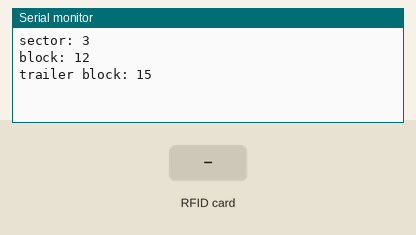
Bench run of a sketch on a simulated Arduino Uno, built with avr-gcc and run on an emulated ATmega328P. Shown: the last lines printed to the serial monitor. The test bench sets the inputs (shaded band).

Above: at 1.2 s.
1.3 s: RFID card 5E 7A 19 C4 held to the reader
At 2.2 s:
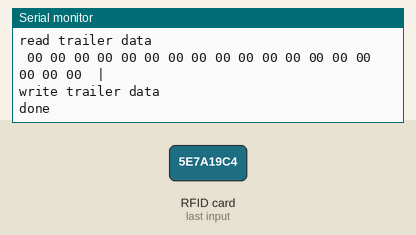
2.8 s: RFID card 5E 7A 19 C4 held to the reader
At 3.04 s:
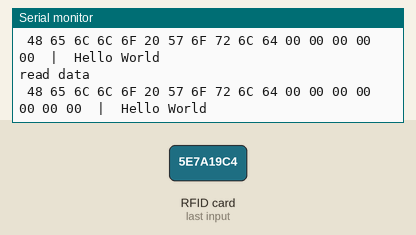

Measured:
- after the input at 1.3 s, the serial monitor: prints a new line at once (image 1)

The sketch:

rfid_rw_trailer.ino
```cpp
#include <SPI.h>
#include <MFRC522.h>

#define RST_PIN 9
#define SS_PIN 10

/*
   Будем работать с сектором 2
   Сектор 0 хранит системную информацию, его лучше не трогать.
   В теории он защищен от записи, хотя я видел печальные истории
   о запоротых метках при попытке записать информацию в
   нулевой сектор.
   Сектор 1 может быть зарезервирован для CIS индексов, не знаю
   что это, думаю лучше не трогать.

   Память метки разделена на сектора по 64 байта
   Каждый сектор разделен на 4 блока
   Первые три блока каждого сектора используются для хранения данных
   Четвертый блок хранит информацию о ключах и права доступа
   Не зная ключа A или B сектора нельзя получить доступ к данным
   По умолчанию ключ 0xFF 0xFF 0xFF 0xFF 0xFF 0xFF
*/

#define SECTOR 3
#define BLOCK SECTOR * 4
#define TRAILER_BLOCK SECTOR * 4 + 3

#define AUTH_KEY MFRC522::PICC_CMD_MF_AUTH_KEY_B

MFRC522::MIFARE_Key defaultKey = {{0xFF, 0xFF, 0xFF, 0xFF, 0xFF, 0xFF}};
MFRC522::MIFARE_Key key = {{0xFF, 0xFF, 0xFF, 0xFF, 0xFF, 0xFF}};

MFRC522 mfrc522(SS_PIN, RST_PIN);
MFRC522::StatusCode status;
MFRC522::PICC_Type piccType;

const char data[16] = {'H', 'e', 'l', 'l', 'o', ' ', 'W', 'o', 'r', 'l', 'd', 0};

byte readBuffer[18];
byte size;

const byte trailerData[16] = {
  0xFF, 0xFF, 0xFF, 0xFF, 0xFF, 0xFF, // key A
  0xFF, 0x07, 0x80, // access bits
  0x69, // user data
  0xFF, 0xFF, 0xFF, 0xFF, 0xFF, 0xFF // key B
};

/**
   Печатает массив байт в виде HEX значений
   @param buffer - указатель на буффер
   @param bufferSize - размер буфера
*/

void dumpByteArray(byte *buffer, byte bufferSize, int ascii) {
  for (byte i = 0; i < bufferSize; i++) {
    Serial.print(buffer[i] < 0x10 ? " 0" : " ");
    Serial.print(buffer[i], HEX);
  }
  if (ascii) {
    Serial.print("  |  ");
    for (char i = 0; i < bufferSize; i++) {
      Serial.write((buffer[i] > 32 && buffer[i] < 127) ? buffer[i] : ' ');
    }
  }
}

/**
   Инициализация
*/

void setup() {
  Serial.begin(9600);
  while (!Serial);

  SPI.begin(); // Инициализируем интерфейс обмена данными SPI
  mfrc522.PCD_Init(); // Инициализируем карту mfrc522

  Serial.print("sector: "); Serial.println(SECTOR);
  Serial.print("block: "); Serial.println(BLOCK);
  Serial.print("trailer block: "); Serial.println(TRAILER_BLOCK);
}

/**
   Системный цикл
*/

void loop() {

  /*
     Проверяем, поднесена ли карта
  */

  if (!mfrc522.PICC_IsNewCardPresent()) {
    return;
  }

  /*
     Пробуем прочесть серийную информацию
  */

  if (!mfrc522.PICC_ReadCardSerial()) {
    goto finalize;
  }

  /*
     Выводим серийную информацию карты
  */

  Serial.print("Card UID:");
  dumpByteArray(mfrc522.uid.uidByte, mfrc522.uid.size, 0);
  Serial.println();
  Serial.print(F("PICC type: "));
  piccType = mfrc522.PICC_GetType(mfrc522.uid.sak);
  Serial.println(mfrc522.PICC_GetTypeName(piccType));

  /*
     Аутентификация
  */

  Serial.println("Authenticate");
  status = (MFRC522::StatusCode) mfrc522.PCD_Authenticate(MFRC522::PICC_CMD_MF_AUTH_KEY_A, TRAILER_BLOCK, &defaultKey, &(mfrc522.uid));
  if (status != MFRC522::STATUS_OK) {
    Serial.print(F("PCD_Authenticate() failed: "));
    Serial.println(mfrc522.GetStatusCodeName(status));
    //goto finalize;
  } else {

    /*
       Записываем данные
    */

    Serial.println("write data");
    dumpByteArray(data, sizeof(data), 1);
    Serial.println("");
    status = (MFRC522::StatusCode) mfrc522.MIFARE_Write(BLOCK, data, 16);
    if (status != MFRC522::STATUS_OK) {
      Serial.print(F("MIFARE_Write() failed: "));
      Serial.println(mfrc522.GetStatusCodeName(status));
      goto finalize;
    }

    /*
       Читаем записанное

       Размер буфера должен быть на 2 байта больше требуемого так как в конец добавляется 2 байта контрольной суммы
       Размер задается отдельной переменной, так как в нее будет занесено кол-во прочитанных байт
    */

    size = sizeof(readBuffer);
    status = (MFRC522::StatusCode) mfrc522.MIFARE_Read(BLOCK, readBuffer, &size);
    Serial.println("read data");
    if (status != MFRC522::STATUS_OK) {
      Serial.print(F("MIFARE_Read() failed: "));
      Serial.println(mfrc522.GetStatusCodeName(status));
      goto finalize;
    }
    dumpByteArray(readBuffer, sizeof(readBuffer), 1);
    Serial.println();

    /*
       Читаем trailer
    */

    size = sizeof(readBuffer);
    status = (MFRC522::StatusCode) mfrc522.MIFARE_Read(TRAILER_BLOCK, readBuffer, &size);
    Serial.println("read trailer data");
    if (status != MFRC522::STATUS_OK) {
      Serial.print(F("MIFARE_Read() failed: "));
      Serial.println(mfrc522.GetStatusCodeName(status));
      goto finalize;
    }
    dumpByteArray(readBuffer, sizeof(readBuffer), 1);
    Serial.println();

    /*
       Перезаписываем trailer
    */

    Serial.println("write trailer data");
    status = (MFRC522::StatusCode) mfrc522.MIFARE_Write(TRAILER_BLOCK, trailerData, 16);
    if (status != MFRC522::STATUS_OK) {
      Serial.print(F("MIFARE_Write() failed: "));
      Serial.println(mfrc522.GetStatusCodeName(status));
      goto finalize;
    }
    Serial.println("done");

    goto finalize;
  }

  /*
     Пробуем прочитать сектор с новым ключем
  */

  Serial.println("Authenticate");
  Serial.print("key");
  dumpByteArray((byte*)&key, sizeof(key), 1);
  Serial.println();
  status = (MFRC522::StatusCode) mfrc522.PCD_Authenticate(AUTH_KEY, TRAILER_BLOCK, &key, &(mfrc522.uid));
  if (status != MFRC522::STATUS_OK) {
    Serial.print(F("PCD_Authenticate() failed: "));
    Serial.println(mfrc522.GetStatusCodeName(status));
    goto finalize;
  } else {
    Serial.println("success");

    /*
       Читаем записанное

       Размер буфера должен быть на 2 байта больше требуемого так как в конец добавляется 2 байта контрольной суммы
       Размер задается отдельной переменной, так как в нее будет занесено кол-во прочитанных байт
    */

    size = sizeof(readBuffer);
    status = (MFRC522::StatusCode) mfrc522.MIFARE_Read(BLOCK, readBuffer, &size);
    Serial.println("read data");
    if (status != MFRC522::STATUS_OK) {
      Serial.print(F("MIFARE_Read() failed: "));
      Serial.println(mfrc522.GetStatusCodeName(status));
      goto finalize;
    }
    dumpByteArray(readBuffer, sizeof(readBuffer), 1);
    Serial.println();

    goto finalize;
  }

finalize: {
    mfrc522.PICC_HaltA();
    mfrc522.PCD_StopCrypto1();
  }

}
```
